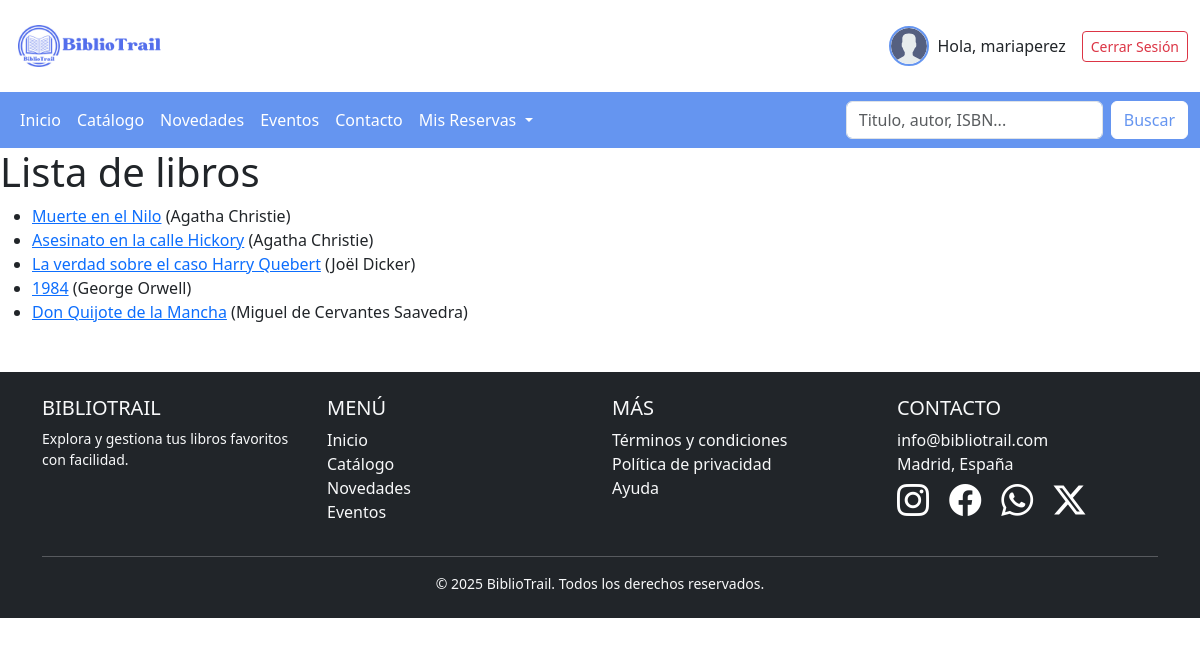
The page /catalogo/libros/ (signed in) on the database its author committed.
### catalogo/models.py (models this page shows, shortened)
class Libro(models.Model):
    titulo = models.CharField(max_length=250)
    resumen = models.TextField(max_length=2000, help_text="Ingrese un breve resumen del libro")
    isbn = models.CharField('ISBN', max_length=13, help_text="Ingrese el ISBN del libro")
    editorial = models.CharField(max_length=200, help_text="Ingrese la editorial del libro")
    autor = models.ManyToManyField('Autor', help_text="Seleccione un autor para este libro")
    genero = models.ManyToManyField(Genero,help_text= "Escoja un genero para este libro")
    idioma = models.ForeignKey(Idioma, on_delete=models.SET_NULL, null=True, help_text="Seleccione el idioma del libro")
    def get_absolute_url(self):
        return reverse('detalles-libro', args=[str(self.id)]) #Devuelve la URL a una instancia de Libro
    def mostrar_generos(self):
        return ', '.join([ genero.nombre for genero in self.genero.all()])
    mostrar_generos.short_description = 'Generos'
    def mostrar_autores(self):
        return ', '.join([ f"{autor.apellidos} , {autor.nombre}" for autor in self.autor.all()])
    mostrar_autores.short_description = 'Autor'
    class Meta:
        verbose_name = "Libro"
        verbose_name_plural = "Libros"

class Autor(models.Model):
    nombre = models.CharField(max_length=100)
    apellidos = models.CharField(max_length=150)
    fecha_nacimiento = models.DateField(null=True, blank=True)
    fecha_defuncion = models.DateField(null=True, blank=True)
    biografia = models.TextField(max_length=2000, help_text="Ingrese una breve biografia del autor")
    class Meta:
        verbose_name = "Autor"  # Nombre singular
        verbose_name_plural = "Autores"  # Nombre en plural

### catalogo/views.py (the view)
# urls.py: path('libros/', views.LibroListView.as_view(), name='libros'),
class LibroListView(generic.ListView):
    model = Libro
    paginate_by = 10

### catalogo/templates/catalogo/libro_list.html
{% extends "BibliotrailApp/base.html" %}
{% block content %}
    <h1>Lista de libros</h1>
    {% if libro_list %}
    <ul>
      {% for libro in libro_list %}
      <li>
        <a href="{{ libro.get_absolute_url }}">{{ libro.titulo }}</a> ({% for autor in libro.autor.all %}{{ autor.nombre }} {{ autor.apellidos }}{% if not forloop.last %}, {% endif %}{% endfor %})
      </li>
      {% endfor %}
    </ul>
    {% else %}
      <p>No hay libros en la biblioteca.</p>
    {% endif %}
{% endblock %}

### BibliotrailApp/templates/BibliotrailApp/base.html (shortened to what this page needs)
<!DOCTYPE html>
<html lang="en">
<head>
    {% load static %}
    <link href="https://cdn.jsdelivr.net/npm/bootstrap@5.3.3/dist/css/bootstrap.min.css" rel="stylesheet">
    <link rel="stylesheet" href="https://cdn.jsdelivr.net/npm/bootstrap-icons@1.11.3/font/bootstrap-icons.min.css">
    <link href="{% static 'BibliotrailApp/css/style.css' %}" rel="stylesheet">
</head>
<body>
    <header class="container-fluid py-3">
        <div class="row align-items-center">
            <div class="col-6 col-md-3">
                <img src="{% static 'BibliotrailApp/images/BiblioTrail.png' %}" alt="Logo BiblioTrail" class="img-fluid" style="max-width: 150px;">
            </div>
            <div class="col-6 col-md-9 text-end">
                <div class="d-flex flex-column flex-sm-row align-items-center justify-content-end gap-3">
                    {% if user.is_authenticated %}
                        <a href="{% url 'perfil' %}" class="d-flex align-items-center text-decoration-none text-dark">
                            <img src="{% static 'BibliotrailApp/images/avatar.svg' %}" alt="Avatar"
                                class="rounded-circle img-fluid" style="width: 40px; height: 40px; object-fit: cover; border: 2px solid #6595f0;">
                            <span class="ms-2 d-none d-sm-inline">Hola, {{ user.username }}</span>
                        </a>
                        <a href="{% url 'cerrar_sesion' %}" class="btn btn-outline-danger btn-sm">Cerrar Sesión</a>
                    {% else %}
                        <a href="{% url 'registro' %}" class="btn btn-danger btn-sm">Registrarse</a>
                        <a href="{% url 'iniciar_sesion' %}" class="btn btn-outline-danger btn-sm">Iniciar Sesión</a>
                    {% endif %}
                </div>
            </div>
        </div>
    </header>
    <nav class="navbar navbar-expand-lg navbar-custom">
        <div class="container-fluid" >
            <div class="collapse navbar-collapse" id="navbarSupportedContent">
                <ul class="navbar-nav me-auto mb-2 mb-lg-0">
                    <li class="nav-item">
                        <a class="nav-link {% if request.path == '/' %} active {% endif %}" aria-current="page" href="{% url 'Inicio' %}">Inicio</a>
                    </li>
                    <li class="nav-item ">
                        <a class="nav-link {% if request.path == '/catalogo/' %} active {% endif %}" href="{% url 'Catalogo' %}">Catálogo</a>
                    </li>
                    <li class="nav-item">
                        <a class="nav-link {% if request.path == '/novedades/' %} active {% endif %}" href="{% url 'Novedades' %}">Novedades</a>
                    </li>
                    <li class="nav-item">
                        <a class="nav-link {% if request.path == '/eventos/' %} active {% endif %}" href="{% url 'Eventos' %}">Eventos</a>
                    </li>
                    <li class="nav-item">
                        <a class="nav-link {% if request.path == '/contacto/' %} active {% endif %}" href="{% url 'Contacto' %}">Contacto</a>
                    </li>
                    <li class="nav-item dropdown">
                        <a class="nav-link dropdown-toggle" href="{% url 'Reservas' %}" role="button" data-bs-toggle="dropdown" aria-expanded="false">
                            Mis Reservas
                        </a>
                    </li>
                </ul>
                <form class="d-flex" role="search">
                    <input class="form-control me-2" type="search" placeholder="Titulo, autor, ISBN..." aria-label="Search">
                    <button class="btn custom-search-btn" type="submit">Buscar</button>
                </form>
            </div>
        </div>
    </nav>
     {% block content %}
     {% endblock %}
    <footer class="bg-dark text-light py-4 mt-5">
        <div class="container">
            <div class="row text-center text-md-start">
                <div class="col-md-3 mb-4 mb-md-0">
                    <h5 class="text-uppercase">BiblioTrail</h5>
                    <p class="small">Explora y gestiona tus libros favoritos con facilidad.</p>
                </div>
                <div class="col-md-3 mb-4 mb-md-0">
                    <h5 class="text-uppercase">Menú</h5>
                    <ul class="list-unstyled">
                        <li><a href="{% if request.path == '/' %} # {% else %} {% url 'Inicio' %} {% endif %}" class="text-light text-decoration-none">Inicio</a></li>
                        <li><a href="{% url 'Catalogo' %}" class="text-light text-decoration-none">Catálogo</a></li>
                        <li><a href="{% url 'Novedades' %}" class="text-light text-decoration-none">Novedades</a></li>
                        <li><a href="{% url 'Eventos' %}" class="text-light text-decoration-none">Eventos</a></li>
                    </ul>
                </div>
                <div class="col-md-3 mb-4 mb-md-0">
                    <h5 class="text-uppercase">Más</h5>
                    <ul class="list-unstyled">
                        <li><a href="#" class="text-light text-decoration-none">Términos y condiciones</a></li>
                        <li><a href="#" class="text-light text-decoration-none">Política de privacidad</a></li>
                        <li><a href="#" class="text-light text-decoration-none">Ayuda</a></li>
                    </ul>
                </div>
                <div class="col-md-3">
                    <h5 class="text-uppercase">Contacto</h5>
                    <ul class="list-unstyled">
                        <li> info@bibliotrail.com</li>
                        <li> Madrid, España</li>
                        <a href="#" class="text-decoration-none text-white"><i class="bi bi-instagram fs-2 me-3"></i></a>
                        <a href="#" class="text-decoration-none text-white"><i class="bi bi-facebook fs-2 me-3"></i></a>
                        <a href="#" class="text-decoration-none text-white"><i class="bi bi-whatsapp fs-2 me-3"></i></a>
                        <a href="#" class="text-decoration-none text-white"><i class="bi bi-twitter-x fs-2 me-3"></i></a>
                    </ul>
                </div>
            </div>
            <hr class="bg-light">
            <div class="text-center">
                <p class="small mb-0">&copy; 2025 BiblioTrail. Todos los derechos reservados.</p>
            </div>
        </div>
    </footer>
</body>
</html>

### BibliotrailApp/static/BibliotrailApp/css/style.css (style rules this page uses)
.navbar-custom { background-color: #6595f0 !important; }
.navbar-custom .navbar-nav .nav-link { color: white !important; }
.custom-search-btn { color: #6595f0; background-color: white; border-color: white; }

### rows shown on the page
Libro: titulo "Muerte en el Nilo"
Autor: nombre "Agatha", apellidos "Christie"
Libro: titulo "Asesinato en la calle Hickory"
Libro: titulo "La verdad sobre el caso Harry Quebert"
Autor: nombre "Joël", apellidos "Dicker"
Libro: titulo "1984"
Autor: nombre "George", apellidos "Orwell"
Libro: titulo "Don Quijote de la Mancha"
Autor: nombre "Miguel", apellidos "de Cervantes Saavedra"

### other values the page prints
{{ user.username }} "mariaperez"
